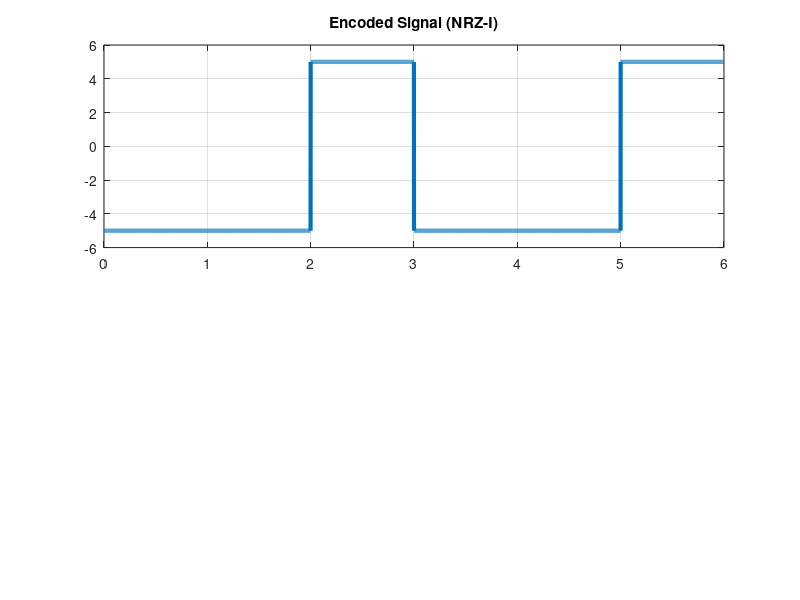

MATLAB code to generate this figure:
clc;
close all;
clear all;

bits = [1 0 1 1 0 1];
bitrate = 1;
n = 1000;
T = length(bits)/bitrate;
N = length(bits)*n;
dt = T/N;
t = 0:dt:T-dt;
previous = 5;

%Encoding
x = zeros(1, length(t));
for i = 1:length(bits)
    if(bits(i) == 1)
        x((i-1)*n +1: i*n) =  previous*(-1);
        previous = previous*(-1);
    else
        x((i-1)*n +1: i*n) = previous;
    end
end

subplot(2,1,1);
plot(t,x, 'Linewidth', 3);
title('Encoded Signal (NRZ-I)');
grid on;

%Decoding
y = ones(1, length(x)/n);
previous = 5;
for i=1:length(y)
    if x(((i-1)*n)+1) == previous
        y(i) = 0;
    else
        previous = previous * (-1);
    end
end
disp(y);
